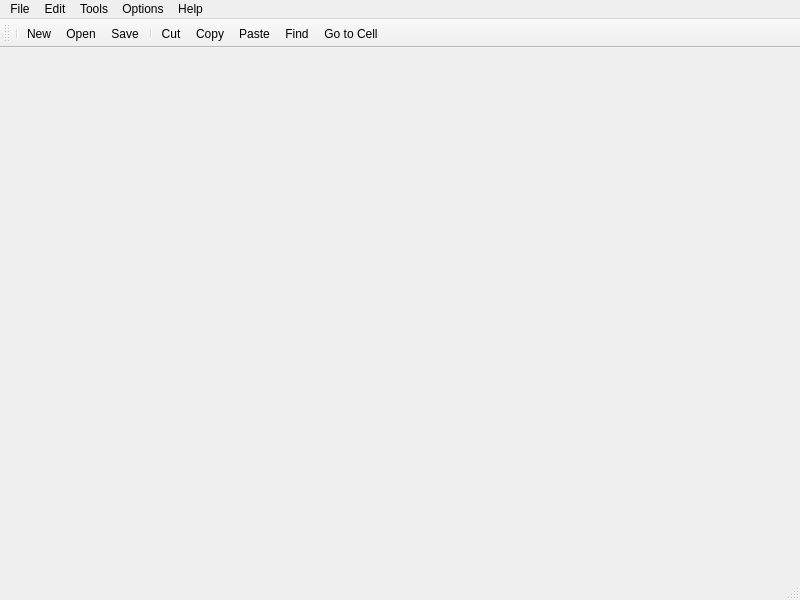
<?xml version="1.0" encoding="UTF-8"?>
<ui version="4.0">
 <class>Table</class>
 <widget class="QMainWindow" name="Table">
  <property name="geometry">
   <rect>
    <x>0</x>
    <y>0</y>
    <width>800</width>
    <height>600</height>
   </rect>
  </property>
  <property name="windowTitle">
   <string>Table</string>
  </property>
  <property name="windowIcon">
   <iconset>
    <normaloff>../icons/icon.png</normaloff>../icons/icon.png</iconset>
  </property>
  <widget class="QWidget" name="centralwidget"/>
  <widget class="QMenuBar" name="menubar">
   <property name="geometry">
    <rect>
     <x>0</x>
     <y>0</y>
     <width>800</width>
     <height>17</height>
    </rect>
   </property>
   <widget class="QMenu" name="menuFile">
    <property name="title">
     <string>File</string>
    </property>
    <addaction name="separator"/>
    <addaction name="actionNew"/>
    <addaction name="actionOpen"/>
    <addaction name="actionSave"/>
    <addaction name="actionExit"/>
   </widget>
   <widget class="QMenu" name="menuEdit">
    <property name="title">
     <string>Edit</string>
    </property>
    <widget class="QMenu" name="menuSelect">
     <property name="title">
      <string>Select</string>
     </property>
     <addaction name="actionRow"/>
     <addaction name="actionColumn"/>
     <addaction name="actionAll"/>
    </widget>
    <addaction name="actionCut"/>
    <addaction name="actionCopy"/>
    <addaction name="actionPaste"/>
    <addaction name="actionDelete"/>
    <addaction name="menuSelect"/>
    <addaction name="separator"/>
    <addaction name="actionFind"/>
    <addaction name="actionGo_to_Cell"/>
   </widget>
   <widget class="QMenu" name="menuTools">
    <property name="title">
     <string>Tools</string>
    </property>
    <addaction name="actionRecalculate"/>
    <addaction name="actionSort"/>
   </widget>
   <widget class="QMenu" name="menuOptions">
    <property name="title">
     <string>Options</string>
    </property>
    <addaction name="action_Show_Grid"/>
    <addaction name="actionAuto_recalculate_2"/>
   </widget>
   <widget class="QMenu" name="menuHelp">
    <property name="title">
     <string>Help</string>
    </property>
    <addaction name="actionAbout"/>
    <addaction name="actionAbout_Qt"/>
   </widget>
   <addaction name="menuFile"/>
   <addaction name="menuEdit"/>
   <addaction name="menuTools"/>
   <addaction name="menuOptions"/>
   <addaction name="menuHelp"/>
  </widget>
  <widget class="QStatusBar" name="statusbar"/>
  <widget class="QToolBar" name="toolBar">
   <property name="windowTitle">
    <string>toolBar</string>
   </property>
   <attribute name="toolBarArea">
    <enum>TopToolBarArea</enum>
   </attribute>
   <attribute name="toolBarBreak">
    <bool>false</bool>
   </attribute>
   <addaction name="separator"/>
   <addaction name="actionNew"/>
   <addaction name="actionOpen"/>
   <addaction name="actionSave"/>
   <addaction name="separator"/>
   <addaction name="actionCut"/>
   <addaction name="actionCopy"/>
   <addaction name="actionPaste"/>
   <addaction name="actionFind"/>
   <addaction name="actionGo_to_Cell"/>
  </widget>
  <action name="actionNew">
   <property name="icon">
    <iconset>
     <normaloff>../icons/new.png</normaloff>../icons/new.png</iconset>
   </property>
   <property name="text">
    <string>New</string>
   </property>
   <property name="toolTip">
    <string>Create a new file</string>
   </property>
   <property name="shortcut">
    <string>Ctrl+N</string>
   </property>
  </action>
  <action name="actionOpen">
   <property name="icon">
    <iconset>
     <normaloff>../icons/open.png</normaloff>../icons/open.png</iconset>
   </property>
   <property name="text">
    <string>Open</string>
   </property>
   <property name="toolTip">
    <string>Open file</string>
   </property>
   <property name="shortcut">
    <string>Ctrl+O</string>
   </property>
  </action>
  <action name="actionSave">
   <property name="icon">
    <iconset>
     <normaloff>../icons/save.png</normaloff>../icons/save.png</iconset>
   </property>
   <property name="text">
    <string>Save</string>
   </property>
   <property name="toolTip">
    <string>Save file</string>
   </property>
   <property name="shortcut">
    <string>Ctrl+S</string>
   </property>
  </action>
  <action name="actionExit">
   <property name="text">
    <string>Exit</string>
   </property>
   <property name="toolTip">
    <string>Close app</string>
   </property>
   <property name="shortcut">
    <string>Ctrl+Q</string>
   </property>
  </action>
  <action name="actionCut">
   <property name="icon">
    <iconset>
     <normaloff>../icons/cut.png</normaloff>../icons/cut.png</iconset>
   </property>
   <property name="text">
    <string>Cut</string>
   </property>
  </action>
  <action name="actionCopy">
   <property name="icon">
    <iconset>
     <normaloff>../icons/copy.png</normaloff>../icons/copy.png</iconset>
   </property>
   <property name="text">
    <string>Copy</string>
   </property>
  </action>
  <action name="actionPaste">
   <property name="icon">
    <iconset>
     <normaloff>../icons/paste.png</normaloff>../icons/paste.png</iconset>
   </property>
   <property name="text">
    <string>Paste</string>
   </property>
  </action>
  <action name="actionDelete">
   <property name="text">
    <string>Delete</string>
   </property>
  </action>
  <action name="actionFind">
   <property name="icon">
    <iconset>
     <normaloff>../icons/find.png</normaloff>../icons/find.png</iconset>
   </property>
   <property name="text">
    <string>Find</string>
   </property>
  </action>
  <action name="actionGo_to_Cell">
   <property name="icon">
    <iconset>
     <normaloff>../icons/gotocell.png</normaloff>../icons/gotocell.png</iconset>
   </property>
   <property name="text">
    <string>Go to Cell</string>
   </property>
  </action>
  <action name="actionRow">
   <property name="text">
    <string>Row</string>
   </property>
  </action>
  <action name="actionColumn">
   <property name="text">
    <string>Column</string>
   </property>
  </action>
  <action name="actionAll">
   <property name="text">
    <string>All</string>
   </property>
  </action>
  <action name="actionRecalculate">
   <property name="text">
    <string>Recalculate</string>
   </property>
  </action>
  <action name="actionSort">
   <property name="text">
    <string>Sort</string>
   </property>
  </action>
  <action name="actionShow_Grid">
   <property name="text">
    <string>Show Grid</string>
   </property>
  </action>
  <action name="actionAuto_recalculate">
   <property name="text">
    <string>Auto-recalculate</string>
   </property>
  </action>
  <action name="action_Show_Grid">
   <property name="text">
    <string> Show Grid</string>
   </property>
  </action>
  <action name="actionAuto_recalculate_2">
   <property name="text">
    <string>Auto-recalculate</string>
   </property>
  </action>
  <action name="actionAbout">
   <property name="text">
    <string>About</string>
   </property>
  </action>
  <action name="actionAbout_Qt">
   <property name="text">
    <string>About Qt</string>
   </property>
  </action>
 </widget>
 <resources/>
 <connections/>
</ui>
